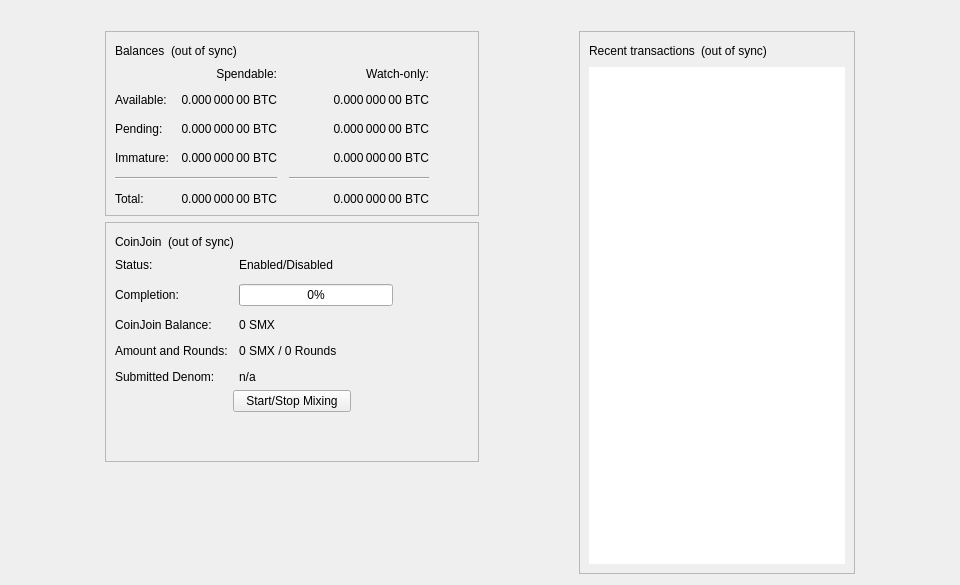
<?xml version="1.0" encoding="UTF-8"?>
<ui version="4.0">
 <class>OverviewPage</class>
 <widget class="QWidget" name="OverviewPage">
  <property name="geometry">
   <rect>
    <x>0</x>
    <y>0</y>
    <width>960</width>
    <height>585</height>
   </rect>
  </property>
  <property name="minimumSize">
   <size>
    <width>960</width>
    <height>0</height>
   </size>
  </property>
  <property name="windowTitle">
   <string>Form</string>
  </property>
  <layout class="QVBoxLayout" name="topLayout">
   <item>
    <widget class="QLabel" name="labelAlerts">
     <property name="visible">
      <bool>false</bool>
     </property>
     <property name="wordWrap">
      <bool>true</bool>
     </property>
     <property name="margin">
      <number>3</number>
     </property>
     <property name="textInteractionFlags">
      <set>Qt::TextSelectableByMouse</set>
     </property>
    </widget>
   </item>
   <item>
    <layout class="QHBoxLayout" name="horizontalLayout" stretch="1,0,1,0,1">
     <item>
      <spacer name="horizontalSpacerLeft">
       <property name="orientation">
        <enum>Qt::Horizontal</enum>
       </property>
       <property name="sizeType">
        <enum>QSizePolicy::Preferred</enum>
       </property>
       <property name="sizeHint" stdset="0">
        <size>
         <width>10</width>
         <height>20</height>
        </size>
       </property>
      </spacer>
     </item>
     <item>
      <layout class="QVBoxLayout" name="verticalLayout_2">
       <item>
        <widget class="QFrame" name="frame">
         <property name="frameShape">
          <enum>QFrame::StyledPanel</enum>
         </property>
         <property name="frameShadow">
          <enum>QFrame::Raised</enum>
         </property>
         <layout class="QVBoxLayout" name="verticalLayout_4">
          <item>
           <layout class="QHBoxLayout" name="horizontalLayout_4">
            <item>
             <widget class="QLabel" name="label_5">
              <property name="text">
               <string>Balances</string>
              </property>
             </widget>
            </item>
            <item>
             <widget class="QLabel" name="labelWalletStatus">
              <property name="toolTip">
               <string>The displayed information may be out of date. Your wallet automatically synchronizes with the SafeMine network after a connection is established, but this process has not completed yet.</string>
              </property>
              <property name="text">
               <string notr="true">(out of sync)</string>
              </property>
              <property name="alignment">
               <set>Qt::AlignLeading|Qt::AlignLeft|Qt::AlignVCenter</set>
              </property>
             </widget>
            </item>
            <item>
             <spacer name="horizontalSpacer_3">
              <property name="orientation">
               <enum>Qt::Horizontal</enum>
              </property>
              <property name="sizeHint" stdset="0">
               <size>
                <width>40</width>
                <height>20</height>
               </size>
              </property>
             </spacer>
            </item>
           </layout>
          </item>
          <item>
           <layout class="QGridLayout" name="gridLayout">
            <property name="spacing">
             <number>12</number>
            </property>
            <item row="2" column="2">
             <widget class="QLabel" name="labelWatchPending">
              <property name="cursor">
               <cursorShape>IBeamCursor</cursorShape>
              </property>
              <property name="toolTip">
               <string>Unconfirmed transactions to watch-only addresses</string>
              </property>
              <property name="text">
               <string notr="true">0.000 000 00 BTC</string>
              </property>
              <property name="alignment">
               <set>Qt::AlignRight|Qt::AlignTrailing|Qt::AlignVCenter</set>
              </property>
              <property name="textInteractionFlags">
               <set>Qt::LinksAccessibleByMouse|Qt::TextSelectableByKeyboard|Qt::TextSelectableByMouse</set>
              </property>
             </widget>
            </item>
            <item row="2" column="1">
             <widget class="QLabel" name="labelUnconfirmed">
              <property name="cursor">
               <cursorShape>IBeamCursor</cursorShape>
              </property>
              <property name="toolTip">
               <string>Total of transactions that have yet to be confirmed, and do not yet count toward the spendable balance</string>
              </property>
              <property name="text">
               <string notr="true">0.000 000 00 BTC</string>
              </property>
              <property name="alignment">
               <set>Qt::AlignRight|Qt::AlignTrailing|Qt::AlignVCenter</set>
              </property>
              <property name="textInteractionFlags">
               <set>Qt::LinksAccessibleByMouse|Qt::TextSelectableByKeyboard|Qt::TextSelectableByMouse</set>
              </property>
             </widget>
            </item>
            <item row="3" column="2">
             <widget class="QLabel" name="labelWatchImmature">
              <property name="cursor">
               <cursorShape>IBeamCursor</cursorShape>
              </property>
              <property name="toolTip">
               <string>Mined balance in watch-only addresses that has not yet matured</string>
              </property>
              <property name="text">
               <string notr="true">0.000 000 00 BTC</string>
              </property>
              <property name="alignment">
               <set>Qt::AlignRight|Qt::AlignTrailing|Qt::AlignVCenter</set>
              </property>
              <property name="textInteractionFlags">
               <set>Qt::LinksAccessibleByMouse|Qt::TextSelectableByKeyboard|Qt::TextSelectableByMouse</set>
              </property>
             </widget>
            </item>
            <item row="4" column="0" colspan="2">
             <widget class="Line" name="lineSpendableBalance">
              <property name="orientation">
               <enum>Qt::Horizontal</enum>
              </property>
             </widget>
            </item>
            <item row="4" column="2">
             <widget class="Line" name="lineWatchBalance">
              <property name="sizePolicy">
               <sizepolicy hsizetype="Preferred" vsizetype="Fixed">
                <horstretch>0</horstretch>
                <verstretch>0</verstretch>
               </sizepolicy>
              </property>
              <property name="minimumSize">
               <size>
                <width>140</width>
                <height>0</height>
               </size>
              </property>
              <property name="orientation">
               <enum>Qt::Horizontal</enum>
              </property>
             </widget>
            </item>
            <item row="5" column="0">
             <widget class="QLabel" name="labelTotalText">
              <property name="text">
               <string>Total:</string>
              </property>
             </widget>
            </item>
            <item row="3" column="1">
             <widget class="QLabel" name="labelImmature">
              <property name="cursor">
               <cursorShape>IBeamCursor</cursorShape>
              </property>
              <property name="toolTip">
               <string>Mined balance that has not yet matured</string>
              </property>
              <property name="text">
               <string notr="true">0.000 000 00 BTC</string>
              </property>
              <property name="alignment">
               <set>Qt::AlignRight|Qt::AlignTrailing|Qt::AlignVCenter</set>
              </property>
              <property name="textInteractionFlags">
               <set>Qt::LinksAccessibleByMouse|Qt::TextSelectableByKeyboard|Qt::TextSelectableByMouse</set>
              </property>
             </widget>
            </item>
            <item row="2" column="3">
             <spacer name="horizontalSpacer_2">
              <property name="orientation">
               <enum>Qt::Horizontal</enum>
              </property>
              <property name="sizeHint" stdset="0">
               <size>
                <width>40</width>
                <height>20</height>
               </size>
              </property>
             </spacer>
            </item>
            <item row="3" column="0">
             <widget class="QLabel" name="labelImmatureText">
              <property name="text">
               <string>Immature:</string>
              </property>
             </widget>
            </item>
            <item row="5" column="1">
             <widget class="QLabel" name="labelTotal">
              <property name="cursor">
               <cursorShape>IBeamCursor</cursorShape>
              </property>
              <property name="toolTip">
               <string>Your current total balance</string>
              </property>
              <property name="text">
               <string notr="true">0.000 000 00 BTC</string>
              </property>
              <property name="alignment">
               <set>Qt::AlignRight|Qt::AlignTrailing|Qt::AlignVCenter</set>
              </property>
              <property name="textInteractionFlags">
               <set>Qt::LinksAccessibleByMouse|Qt::TextSelectableByKeyboard|Qt::TextSelectableByMouse</set>
              </property>
             </widget>
            </item>
            <item row="5" column="2">
             <widget class="QLabel" name="labelWatchTotal">
              <property name="cursor">
               <cursorShape>IBeamCursor</cursorShape>
              </property>
              <property name="toolTip">
               <string>Current total balance in watch-only addresses</string>
              </property>
              <property name="text">
               <string notr="true">0.000 000 00 BTC</string>
              </property>
              <property name="alignment">
               <set>Qt::AlignRight|Qt::AlignTrailing|Qt::AlignVCenter</set>
              </property>
              <property name="textInteractionFlags">
               <set>Qt::LinksAccessibleByMouse|Qt::TextSelectableByKeyboard|Qt::TextSelectableByMouse</set>
              </property>
             </widget>
            </item>
            <item row="0" column="2">
             <widget class="QLabel" name="labelWatchonly">
              <property name="text">
               <string>Watch-only:</string>
              </property>
              <property name="alignment">
               <set>Qt::AlignRight|Qt::AlignTrailing|Qt::AlignVCenter</set>
              </property>
             </widget>
            </item>
            <item row="1" column="0">
             <widget class="QLabel" name="labelBalanceText">
              <property name="text">
               <string>Available:</string>
              </property>
             </widget>
            </item>
            <item row="1" column="1">
             <widget class="QLabel" name="labelBalance">
              <property name="cursor">
               <cursorShape>IBeamCursor</cursorShape>
              </property>
              <property name="toolTip">
               <string>Your current spendable balance</string>
              </property>
              <property name="text">
               <string notr="true">0.000 000 00 BTC</string>
              </property>
              <property name="alignment">
               <set>Qt::AlignRight|Qt::AlignTrailing|Qt::AlignVCenter</set>
              </property>
              <property name="textInteractionFlags">
               <set>Qt::LinksAccessibleByMouse|Qt::TextSelectableByKeyboard|Qt::TextSelectableByMouse</set>
              </property>
             </widget>
            </item>
            <item row="1" column="2">
             <widget class="QLabel" name="labelWatchAvailable">
              <property name="cursor">
               <cursorShape>IBeamCursor</cursorShape>
              </property>
              <property name="toolTip">
               <string>Your current balance in watch-only addresses</string>
              </property>
              <property name="text">
               <string notr="true">0.000 000 00 BTC</string>
              </property>
              <property name="alignment">
               <set>Qt::AlignRight|Qt::AlignTrailing|Qt::AlignVCenter</set>
              </property>
              <property name="textInteractionFlags">
               <set>Qt::LinksAccessibleByMouse|Qt::TextSelectableByKeyboard|Qt::TextSelectableByMouse</set>
              </property>
             </widget>
            </item>
            <item row="2" column="0">
             <widget class="QLabel" name="labelPendingText">
              <property name="text">
               <string>Pending:</string>
              </property>
             </widget>
            </item>
            <item row="0" column="1">
             <widget class="QLabel" name="labelSpendable">
              <property name="text">
               <string>Spendable:</string>
              </property>
              <property name="alignment">
               <set>Qt::AlignRight|Qt::AlignTrailing|Qt::AlignVCenter</set>
              </property>
             </widget>
            </item>
           </layout>
          </item>
         </layout>
        </widget>
       </item>
       <item>
        <widget class="QFrame" name="frameCoinJoin">
         <property name="layoutDirection">
          <enum>Qt::LeftToRight</enum>
         </property>
         <property name="frameShape">
          <enum>QFrame::StyledPanel</enum>
         </property>
         <property name="frameShadow">
          <enum>QFrame::Raised</enum>
         </property>
         <layout class="QVBoxLayout" name="VerticalLayout_PS1">
          <item>
           <layout class="QHBoxLayout" name="horizontalLayout_5">
            <item>
             <widget class="QLabel" name="labelCoinJoinHeader">
              <property name="text">
               <string notr="true">CoinJoin</string>
              </property>
             </widget>
            </item>
            <item>
             <widget class="QLabel" name="labelCoinJoinSyncStatus">
              <property name="toolTip">
               <string>The displayed information may be out of date. Your wallet automatically synchronizes with the SafeMine network after a connection is established, but this process has not completed yet.</string>
              </property>
              <property name="text">
               <string notr="true">(out of sync)</string>
              </property>
              <property name="alignment">
               <set>Qt::AlignLeading|Qt::AlignLeft|Qt::AlignVCenter</set>
              </property>
             </widget>
            </item>
            <item>
             <spacer name="horizontalSpacer_4">
              <property name="orientation">
               <enum>Qt::Horizontal</enum>
              </property>
              <property name="sizeHint" stdset="0">
               <size>
                <width>40</width>
                <height>20</height>
               </size>
              </property>
             </spacer>
            </item>
           </layout>
          </item>
          <item>
           <layout class="QFormLayout" name="coinJoinFormLayout">
            <property name="fieldGrowthPolicy">
             <enum>QFormLayout::AllNonFixedFieldsGrow</enum>
            </property>
            <property name="horizontalSpacing">
             <number>11</number>
            </property>
            <property name="verticalSpacing">
             <number>12</number>
            </property>
            <item row="0" column="0">
             <widget class="QLabel" name="labelCoinJoinEnabledText">
              <property name="text">
               <string>Status:</string>
              </property>
             </widget>
            </item>
            <item row="0" column="1">
             <widget class="QLabel" name="labelCoinJoinEnabled">
              <property name="text">
               <string>Enabled/Disabled</string>
              </property>
             </widget>
            </item>
            <item row="1" column="0">
             <widget class="QLabel" name="labelCompletitionText">
              <property name="text">
               <string>Completion:</string>
              </property>
             </widget>
            </item>
            <item row="1" column="1">
             <widget class="QProgressBar" name="coinJoinProgress">
              <property name="maximumSize">
               <size>
                <width>154</width>
                <height>16777215</height>
               </size>
              </property>
              <property name="value">
               <number>0</number>
              </property>
             </widget>
            </item>
            <item row="2" column="0">
             <widget class="QLabel" name="labelAnonymizedText">
              <property name="text">
               <string notr="true">CoinJoin Balance:</string>
              </property>
             </widget>
            </item>
            <item row="2" column="1">
             <widget class="QLabel" name="labelAnonymized">
              <property name="text">
               <string notr="true">0 SMX</string>
              </property>
             </widget>
            </item>
            <item row="3" column="0">
             <widget class="QLabel" name="labelAmountAndRoundsText">
              <property name="text">
               <string>Amount and Rounds:</string>
              </property>
             </widget>
            </item>
            <item row="3" column="1">
             <widget class="QLabel" name="labelAmountRounds">
              <property name="text">
               <string>0 SMX / 0 Rounds</string>
              </property>
             </widget>
            </item>
            <item row="4" column="0">
             <widget class="QLabel" name="labelSubmittedDenomText">
              <property name="text">
               <string>Submitted Denom:</string>
              </property>
             </widget>
            </item>
            <item row="4" column="1">
             <widget class="QLabel" name="labelSubmittedDenom">
              <property name="toolTip">
               <string>The denominations you submitted to the Masternode.&lt;br&gt;To mix, other users must submit the exact same denominations.</string>
              </property>
              <property name="text">
               <string>n/a</string>
              </property>
              <property name="wordWrap">
               <bool>true</bool>
              </property>
             </widget>
            </item>
           </layout>
          </item>
          <item>
           <layout class="QVBoxLayout" name="VerticalLayout_PS">
            <item>
             <layout class="QHBoxLayout" name="horizontalLayout_3">
              <property name="topMargin">
               <number>0</number>
              </property>
              <item>
               <spacer name="horizontalSpacer_5">
                <property name="orientation">
                 <enum>Qt::Horizontal</enum>
                </property>
                <property name="sizeHint" stdset="0">
                 <size>
                  <width>40</width>
                  <height>20</height>
                 </size>
                </property>
               </spacer>
              </item>
              <item>
               <widget class="QPushButton" name="toggleCoinJoin">
                <property name="sizePolicy">
                 <sizepolicy hsizetype="MinimumExpanding" vsizetype="Fixed">
                  <horstretch>0</horstretch>
                  <verstretch>0</verstretch>
                 </sizepolicy>
                </property>
                <property name="text">
                 <string>Start/Stop Mixing</string>
                </property>
               </widget>
              </item>
              <item>
               <spacer name="horizontalSpacer_6">
                <property name="orientation">
                 <enum>Qt::Horizontal</enum>
                </property>
                <property name="sizeHint" stdset="0">
                 <size>
                  <width>40</width>
                  <height>20</height>
                 </size>
                </property>
               </spacer>
              </item>
             </layout>
            </item>
            <item>
             <spacer name="verticalSpacer_3">
              <property name="orientation">
               <enum>Qt::Vertical</enum>
              </property>
              <property name="sizeHint" stdset="0">
               <size>
                <width>20</width>
                <height>40</height>
               </size>
              </property>
             </spacer>
            </item>
           </layout>
          </item>
         </layout>
        </widget>
       </item>
       <item>
        <spacer name="verticalSpacer">
         <property name="orientation">
          <enum>Qt::Vertical</enum>
         </property>
         <property name="sizeHint" stdset="0">
          <size>
           <width>20</width>
           <height>40</height>
          </size>
         </property>
        </spacer>
       </item>
      </layout>
     </item>
     <item>
      <spacer name="horizontalSpacerCenter">
       <property name="orientation">
        <enum>Qt::Horizontal</enum>
       </property>
       <property name="sizeHint" stdset="0">
        <size>
         <width>10</width>
         <height>20</height>
        </size>
       </property>
      </spacer>
     </item>
     <item>
      <layout class="QVBoxLayout" name="verticalLayout_3">
       <item>
        <widget class="QFrame" name="frame_2">
         <property name="frameShape">
          <enum>QFrame::StyledPanel</enum>
         </property>
         <property name="frameShadow">
          <enum>QFrame::Raised</enum>
         </property>
         <layout class="QVBoxLayout" name="verticalLayout">
          <item>
           <layout class="QHBoxLayout" name="horizontalLayout_2">
            <item>
             <widget class="QLabel" name="label_4">
              <property name="text">
               <string>Recent transactions</string>
              </property>
             </widget>
            </item>
            <item>
             <widget class="QLabel" name="labelTransactionsStatus">
              <property name="toolTip">
               <string>The displayed information may be out of date. Your wallet automatically synchronizes with the SafeMine network after a connection is established, but this process has not completed yet.</string>
              </property>
              <property name="text">
               <string notr="true">(out of sync)</string>
              </property>
              <property name="alignment">
               <set>Qt::AlignLeading|Qt::AlignLeft|Qt::AlignVCenter</set>
              </property>
             </widget>
            </item>
            <item>
             <spacer name="horizontalSpacer">
              <property name="orientation">
               <enum>Qt::Horizontal</enum>
              </property>
              <property name="sizeHint" stdset="0">
               <size>
                <width>40</width>
                <height>20</height>
               </size>
              </property>
             </spacer>
            </item>
           </layout>
          </item>
          <item>
           <widget class="QListView" name="listTransactions">
            <property name="frameShape">
             <enum>QFrame::NoFrame</enum>
            </property>
            <property name="verticalScrollBarPolicy">
             <enum>Qt::ScrollBarAlwaysOff</enum>
            </property>
            <property name="horizontalScrollBarPolicy">
             <enum>Qt::ScrollBarAlwaysOff</enum>
            </property>
            <property name="selectionMode">
             <enum>QAbstractItemView::NoSelection</enum>
            </property>
           </widget>
          </item>
         </layout>
        </widget>
       </item>
      </layout>
     </item>
     <item>
      <spacer name="horizontalSpacerRight">
       <property name="orientation">
        <enum>Qt::Horizontal</enum>
       </property>
       <property name="sizeType">
        <enum>QSizePolicy::Preferred</enum>
       </property>
       <property name="sizeHint" stdset="0">
        <size>
         <width>10</width>
         <height>20</height>
        </size>
       </property>
      </spacer>
     </item>
    </layout>
   </item>
  </layout>
 </widget>
 <resources/>
 <connections/>
</ui>
